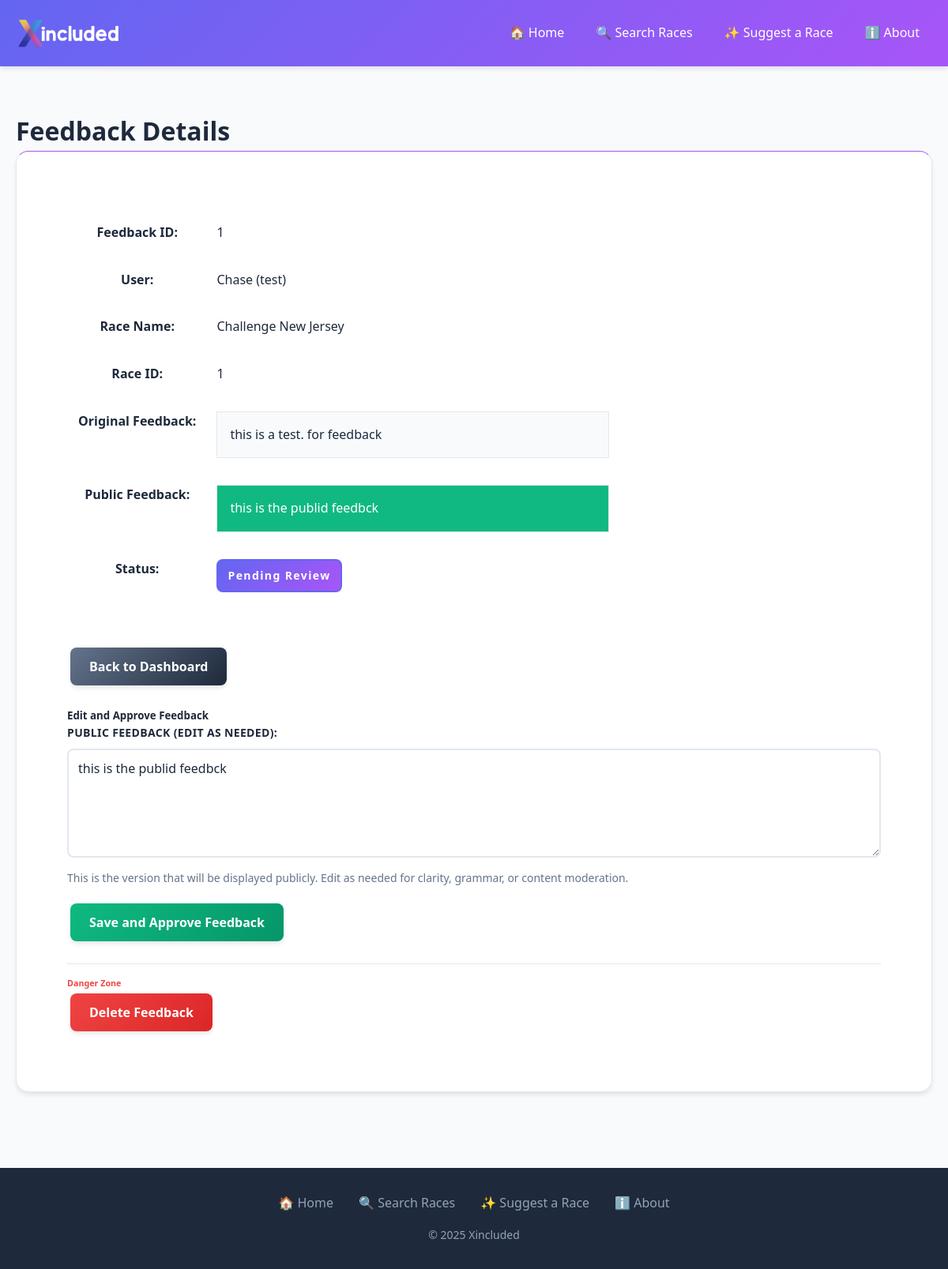
The app's page /admin/dashboard/feedback/1 (signed in) with its own data.
### tables this page shows
CREATE TABLE feedback (
            id INTEGER PRIMARY KEY AUTOINCREMENT,
            race_id INTEGER NOT NULL,
            name_of_race TEXT NOT NULL,
            name_of_user TEXT,
            feedback_raw TEXT NOT NULL,
            feedback_public TEXT,
            approved BOOLEAN NOT NULL DEFAULT 0,
            FOREIGN KEY(race_id) REFERENCES races(id)
        );

### app.py (the view)
@app.route("/admin/dashboard/feedback/<int:feedback_id>")
@login_required
def review_feedback(feedback_id):
    conn = sqlite3.connect("races.db")
    conn.row_factory = sqlite3.Row
    db = conn.cursor()
    feedback = db.execute("SELECT * FROM feedback WHERE id = ?", (feedback_id,)).fetchone()
    if not feedback:
        conn.close()
        return redirect("/admin/dashboard")
    conn.close()
    return render_template("review_feedback.html", feedback=feedback)

### app.py (called while the page is built)
@app.after_request
def after_request(response):
    response.headers["Cache-Control"] = "no-cache, no-store, must-revalidate"
    response.headers["Expired"] = 0
    response.headers["Pragma"] = "no-cache"
    return response

def login_required(f):
    @wraps(f)
    def decorated_function(*args, **kwargs):
        if "admin_id" not in session:
            return redirect("/admin")
        return f(*args, **kwargs)
    return decorated_function

### templates/review_feedback.html (shortened to what this page needs)
{% extends "layout.html" %}
{% block main %}
<div class="container mt-4">
    <h1>Feedback Details</h1>
    <div class="card">
        <div class="card-body">
            <table class="table">
                <tr>
                    <th>Feedback ID:</th>
                    <td>{{ feedback.id }}</td>
                </tr>
                <tr>
                    <th>User:</th>
                    <td>{{ feedback.name_of_user or 'Anonymous' }}</td>
                </tr>
                <tr>
                    <th>Race Name:</th>
                    <td>{{ feedback.name_of_race }}</td>
                </tr>
                <tr>
                    <th>Race ID:</th>
                    <td>{{ feedback.race_id }}</td>
                </tr>
                <tr>
                    <th>Original Feedback:</th>
                    <td>
                        <div class="border p-3 bg-light">
                            {{ feedback.feedback_raw }}
                        </div>
                    </td>
                </tr>
                {% if feedback.feedback_public %}
                <tr>
                    <th>Public Feedback:</th>
                    <td>
                        <div class="border p-3 bg-success bg-opacity-10">
                            {{ feedback.feedback_public }}
                        </div>
                    </td>
                </tr>
                {% endif %}
                <tr>
                    <th>Status:</th>
                    <td>
                        {% if feedback.approved %}
                            <span class="badge bg-success">Approved</span>
                        {% else %}
                            <span class="badge bg-warning">Pending Review</span>
                        {% endif %}
                    </td>
                </tr>
            </table>
            <div class="mt-3">
                <a href="/admin/dashboard" class="btn btn-secondary">Back to Dashboard</a>
                {% if not feedback.approved %}
                <div class="mt-4">
                    <h5>Edit and Approve Feedback</h5>
                    <form method="POST" action="/admin/dashboard/approve_feedback/{{ feedback.id }}">
                        <div class="mb-3">
                            <label for="feedback_public" class="form-label">Public Feedback (Edit as needed):</label>
                            <textarea
                                id="feedback_public"
                                name="feedback_public"
                                class="form-control"
                                rows="5"
                                required>{{ feedback.feedback_public or feedback.feedback_raw }}</textarea>
                            <div class="form-text">This is the version that will be displayed publicly. Edit as needed for clarity, grammar, or content moderation.</div>
                        </div>
                        <button class="btn btn-success" type="submit">Save and Approve Feedback</button>
                    </form>
                </div>
                {% endif %}
                <div class="mt-4 border-top pt-3">
                    <h6 class="text-danger">Danger Zone</h6>
                    <form method="POST" action="/admin/dashboard/delete_feedback/{{ feedback.id }}" onsubmit="return confirm('Are you sure you want to delete this feedback? This action cannot be undone.')">
                        <button class="btn btn-danger btn-sm" type="submit">Delete Feedback</button>
                    </form>
                </div>
            </div>
        </div>
    </div>
</div>
{% endblock %}

### static/styles.css (style rules this page uses)
* { margin: 0; padding: 0; box-sizing: border-box; }
:root { --primary-color: #6366f1; --secondary-color: #a855f7; --accent-color: #ec4899; --background-light: #f8fafc; --background-dark: #1e293b; --text-dark: #1e293b; --text-light: #64748b; --white: #ffffff; --success-color: #10b981; --warning-color: #f59e0b; --danger-color: #ef4444; --border-color: #e2e8f0; --shadow: 0 4px 6px -1px rgba(0, 0, 0, 0.1); --shadow-lg: 0 10px 15px -3px rgba(0, 0, 0, 0.1); }
body { font-family: 'Segoe UI', Tahoma, Geneva, Verdana, sans-serif; line-height: 1.6; color: var(--text-dark); background-color: var(--background-light); margin: 0; padding: 0; }
.container { max-width: 1200px; margin: 0 auto; padding: 0 20px; }
main > .container:not(.hero):not(.image-section):not(.popout):not(.why-matters) { padding: 2rem 0; }
.btn { display: inline-block; padding: 0.75rem 1.5rem; margin: 0.25rem; font-weight: 600; text-align: center; text-decoration: none; border: none; border-radius: 0.5rem; cursor: pointer; transition: all 0.3s ease; font-size: 1rem; line-height: 1.5; background: linear-gradient(135deg, var(--primary-color), var(--secondary-color)); color: var(--white); box-shadow: var(--shadow); font-family: inherit; }
.btn-secondary { background: linear-gradient(135deg, var(--text-light), var(--text-dark)); color: var(--white); }
.btn-success { background: linear-gradient(135deg, var(--success-color), #059669); color: var(--white); }
.btn-danger { background: linear-gradient(135deg, var(--danger-color), #dc2626); color: var(--white); }
.form-label { display: block; font-weight: 600; color: var(--text-dark); margin-bottom: 0.5rem; font-size: 0.875rem; text-transform: uppercase; letter-spacing: 0.025em; }
.form-control { width: 100%; padding: 0.75rem; border: 2px solid var(--border-color); border-radius: 0.5rem; font-size: 1rem; transition: all 0.3s ease; background-color: var(--white); color: var(--text-dark); font-family: inherit; }
textarea.form-control { resize: vertical; min-height: 120px; }
.badge { background: linear-gradient(135deg, var(--primary-color), var(--secondary-color)); color: var(--white); padding: 0.5rem 1rem; border-radius: 50px; font-size: 0.875rem; font-weight: 600; letter-spacing: 0.1em; margin-bottom: 2rem; display: inline-block; border: 2px solid var(--primary-color); }
.card { background: var(--white); padding: 2.5rem 2rem; border-radius: 1rem; box-shadow: var(--shadow); transition: transform 0.3s ease; border-top: 4px solid var(--primary-color); }
.card:nth-child(2) { border-top-color: var(--secondary-color); }
.table th { width: 25%; font-weight: 600; color: var(--text-dark); vertical-align: top; padding: 1rem 0.75rem; }
.table td { vertical-align: top; padding: 1rem 0.75rem; color: var(--text-dark); }
.card { background: var(--white); border: 1px solid var(--border-color); border-radius: 1rem; box-shadow: var(--shadow); }
.card-body { padding: 2rem; }
.badge { padding: 0.5rem 0.75rem; border-radius: 0.5rem; font-weight: 600; font-size: 0.875rem; }
.bg-success { background-color: var(--success-color) !important; color: var(--white); }
.bg-warning { background-color: var(--warning-color) !important; color: var(--white); }
.bg-light { background-color: var(--background-light) !important; }
.border { border: 1px solid var(--border-color) !important; }
.form-control { width: 100%; padding: 0.75rem; border: 2px solid var(--border-color); border-radius: 0.5rem; font-size: 1rem; transition: border-color 0.3s ease; }
.form-label { font-weight: 600; color: var(--text-dark); margin-bottom: 0.5rem; display: block; }
.form-text { font-size: 0.875rem; color: var(--text-light); margin-top: 0.5rem; }
.text-danger { color: var(--danger-color) !important; }
.border-top { border-top: 1px solid var(--border-color) !important; }
.mt-3 { margin-top: 1rem !important; }
.mt-4 { margin-top: 1.5rem !important; }
.mb-3 { margin-bottom: 1rem !important; }
.pt-3 { padding-top: 1rem !important; }
.p-3 { padding: 1rem !important; }

### records on screen
feedback: id "1", name_of_user "Chase (test)", name_of_race "Challenge New Jersey", race_id "1", feedback_raw "this is a test. for feedback", feedback_public "this is the publid feedbck"
